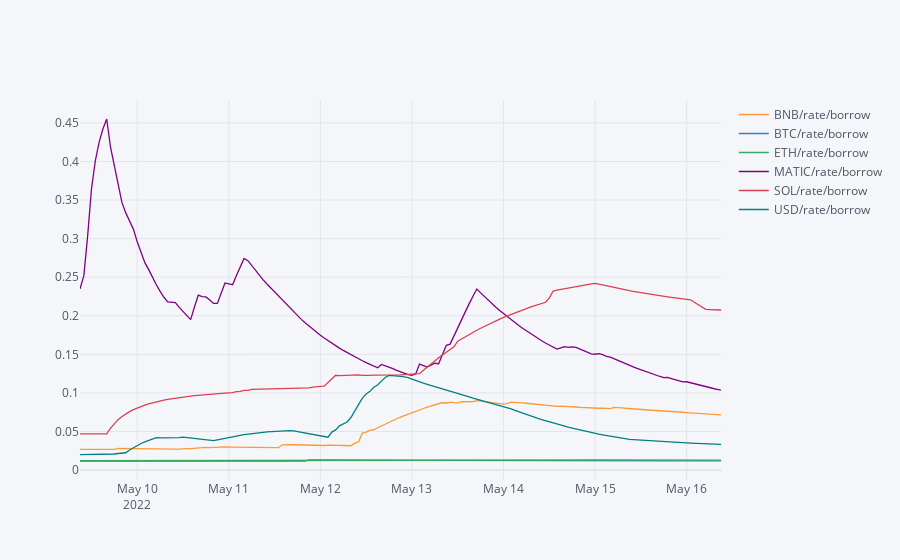

The code cell stored with this chart in its notebook:
### Code cell
pd.concat([short_rates.filter(like='borrow')],axis=0).iplot()#))

### Figure 1 — Plotly figure (JSON) as saved in the notebook; plotly's stock layout.template omitted (floating-point values rounded to 4 significant figures; data arrays with more than 128 entries replaced by an {"elided": "..."} marker saying what was removed)
{"data": [{"line": {"color": "rgba(255, 153, 51, 1.0)", "dash": "solid", "shape": "linear", "width": 1.3}, "mode": "lines", "name": "BNB/rate/borrow", "text": "", "type": "scatter", "x": {"elided": "169 str values"}, "y": {"elided": "169 float values"}}, {"line": {"color": "rgba(55, 128, 191, 1.0)", "dash": "solid", "shape": "linear", "width": 1.3}, "mode": "lines", "name": "BTC/rate/borrow", "text": "", "type": "scatter", "x": {"elided": "169 str values"}, "y": {"elided": "169 float values"}}, {"line": {"color": "rgba(50, 171, 96, 1.0)", "dash": "solid", "shape": "linear", "width": 1.3}, "mode": "lines", "name": "ETH/rate/borrow", "text": "", "type": "scatter", "x": {"elided": "169 str values"}, "y": {"elided": "169 float values"}}, {"line": {"color": "rgba(128, 0, 128, 1.0)", "dash": "solid", "shape": "linear", "width": 1.3}, "mode": "lines", "name": "MATIC/rate/borrow", "text": "", "type": "scatter", "x": {"elided": "169 str values"}, "y": {"elided": "169 float values"}}, {"line": {"color": "rgba(219, 64, 82, 1.0)", "dash": "solid", "shape": "linear", "width": 1.3}, "mode": "lines", "name": "SOL/rate/borrow", "text": "", "type": "scatter", "x": {"elided": "169 str values"}, "y": {"elided": "169 float values"}}, {"line": {"color": "rgba(0, 128, 128, 1.0)", "dash": "solid", "shape": "linear", "width": 1.3}, "mode": "lines", "name": "USD/rate/borrow", "text": "", "type": "scatter", "x": {"elided": "169 str values"}, "y": {"elided": "169 float values"}}], "layout": {"legend": {"bgcolor": "#F5F6F9", "font": {"color": "#4D5663"}}, "paper_bgcolor": "#F5F6F9", "plot_bgcolor": "#F5F6F9", "title": {"font": {"color": "#4D5663"}}, "xaxis": {"gridcolor": "#E1E5ED", "showgrid": true, "tickfont": {"color": "#4D5663"}, "title": {"font": {"color": "#4D5663"}, "text": ""}, "zerolinecolor": "#E1E5ED"}, "yaxis": {"gridcolor": "#E1E5ED", "showgrid": true, "tickfont": {"color": "#4D5663"}, "title": {"font": {"color": "#4D5663"}, "text": ""}, "zerolinecolor": "#E1E5ED"}}}
